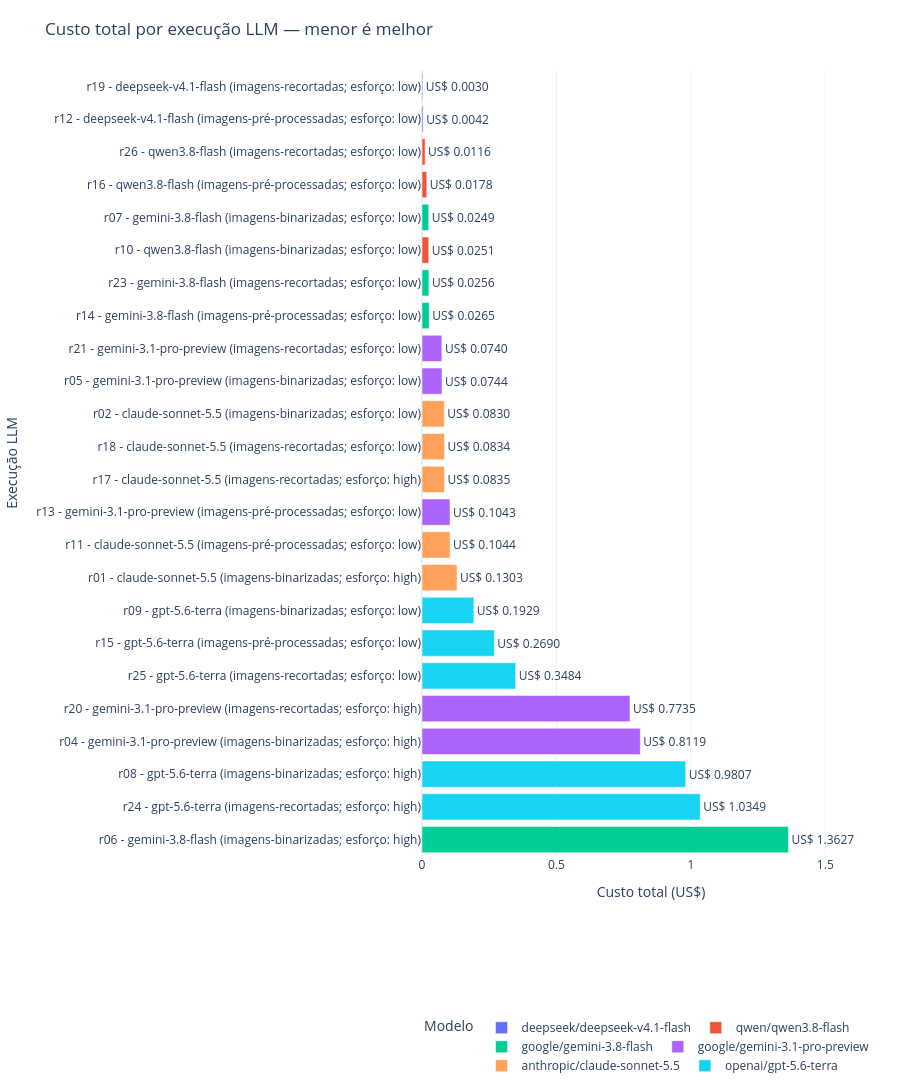

The notebook cell saved with this chart:
### Code cell
dados_custos = df_custos_llm.sort_values(["custo_total_usd", "id_resposta"])
fig_custos_llm = px.bar(
    dados_custos, x="custo_total_usd", y="rotulo_custo", color="modelo", orientation="h",
    text="custo_total_usd", labels=ROTULOS_CUSTOS,
    hover_data={"esforco_raciocinio": True, "entrada": True, "custo_por_imagem_usd": ":.6f", "n_imagens": True, "arquivo_respostas": True},
)
fig_custos_llm.update_traces(texttemplate="US$ %{x:.4f}", textposition="outside", cliponaxis=False)
fig_custos_llm.update_xaxes(range=[0, max(0.01, dados_custos["custo_total_usd"].max() * 1.25)])
fig_custos_llm.update_yaxes(categoryorder="array", categoryarray=dados_custos["rotulo_custo"].tolist())
mostrar_grafico(fig_custos_llm, "Custo total por execução LLM — menor é melhor")

### Figure 1 — Plotly figure (JSON) as saved in the notebook; plotly's stock layout.template omitted (floating-point values rounded to 4 significant figures)
{"data": [{"cliponaxis": false, "customdata": [["low", "imagens-recortadas", 0.000247, 12, "imagens-recortadas-deepseek-v4.1-flash.json"], ["low", "imagens-pré-processadas", 0.0003505, 12, "imagens-pré-processadas-deepseek-v4.1-flash.json"]], "hovertemplate": "Modelo=deepseek/deepseek-v4.1-flash<br>Custo total (US$)=%{text}<br>Execução LLM=%{y}<br>Esforço de raciocínio=%{customdata[0]}<br>Entrada=%{customdata[1]}<br>Custo por imagem (US$)=%{customdata[2]:.6f}<br>Imagens=%{customdata[3]}<br>arquivo_respostas=%{customdata[4]}<extra></extra>", "legendgroup": "deepseek/deepseek-v4.1-flash", "marker": {"color": "#636efa", "pattern": {"shape": ""}}, "name": "deepseek/deepseek-v4.1-flash", "orientation": "h", "showlegend": true, "text": [0.002964, 0.004205], "textposition": "outside", "texttemplate": "US$ %{x:.4f}", "type": "bar", "x": [0.002964, 0.004205], "xaxis": "x", "y": ["r19 - deepseek-v4.1-flash (imagens-recortadas; esforço: low)", "r12 - deepseek-v4.1-flash (imagens-pré-processadas; esforço: low)"], "yaxis": "y"}, {"cliponaxis": false, "customdata": [["low", "imagens-recortadas", 0.0009679, 12, "imagens-recortadas-qwen3.8-flash.json"], ["low", "imagens-pré-processadas", 0.001484, 12, "imagens-pré-processadas-qwen3.8-flash.json"], ["low", "imagens-binarizadas", 0.002089, 12, "imagens-binarizadas-qwen3.8-flash.json"]], "hovertemplate": "Modelo=qwen/qwen3.8-flash<br>Custo total (US$)=%{text}<br>Execução LLM=%{y}<br>Esforço de raciocínio=%{customdata[0]}<br>Entrada=%{customdata[1]}<br>Custo por imagem (US$)=%{customdata[2]:.6f}<br>Imagens=%{customdata[3]}<br>arquivo_respostas=%{customdata[4]}<extra></extra>", "legendgroup": "qwen/qwen3.8-flash", "marker": {"color": "#EF553B", "pattern": {"shape": ""}}, "name": "qwen/qwen3.8-flash", "orientation": "h", "showlegend": true, "text": [0.01161, 0.01781, 0.02507], "textposition": "outside", "texttemplate": "US$ %{x:.4f}", "type": "bar", "x": [0.01161, 0.01781, 0.02507], "xaxis": "x", "y": ["r26 - qwen3.8-flash (imagens-recortadas; esforço: low)", "r16 - qwen3.8-flash (imagens-pré-processadas; esforço: low)", "r10 - qwen3.8-flash (imagens-binarizadas; esforço: low)"], "yaxis": "y"}, {"cliponaxis": false, "customdata": [["low", "imagens-binarizadas", 0.002075, 12, "imagens-binarizadas-gemini-3.8-flash-low.json"], ["low", "imagens-recortadas", 0.002134, 12, "imagens-recortadas-gemini-3.8-flash-low.json"], ["low", "imagens-pré-processadas", 0.002212, 12, "imagens-pré-processadas-gemini-3.8-flash.json"], ["high", "imagens-binarizadas", 0.1136, 12, "imagens-binarizadas-gemini-3.8-flash-high.json"]], "hovertemplate": "Modelo=google/gemini-3.8-flash<br>Custo total (US$)=%{text}<br>Execução LLM=%{y}<br>Esforço de raciocínio=%{customdata[0]}<br>Entrada=%{customdata[1]}<br>Custo por imagem (US$)=%{customdata[2]:.6f}<br>Imagens=%{customdata[3]}<br>arquivo_respostas=%{customdata[4]}<extra></extra>", "legendgroup": "google/gemini-3.8-flash", "marker": {"color": "#00cc96", "pattern": {"shape": ""}}, "name": "google/gemini-3.8-flash", "orientation": "h", "showlegend": true, "text": [0.0249, 0.0256, 0.02655, 1.363], "textposition": "outside", "texttemplate": "US$ %{x:.4f}", "type": "bar", "x": [0.0249, 0.0256, 0.02655, 1.363], "xaxis": "x", "y": ["r07 - gemini-3.8-flash (imagens-binarizadas; esforço: low)", "r23 - gemini-3.8-flash (imagens-recortadas; esforço: low)", "r14 - gemini-3.8-flash (imagens-pré-processadas; esforço: low)", "r06 - gemini-3.8-flash (imagens-binarizadas; esforço: high)"], "yaxis": "y"}, {"cliponaxis": false, "customdata": [["low", "imagens-recortadas", 0.006165, 12, "imagens-recortadas-gemini-3.1-pro-preview-low.json"], ["low", "imagens-binarizadas", 0.006203, 12, "imagens-binarizadas-gemini-3.1-pro-preview-low.json"], ["low", "imagens-pré-processadas", 0.008688, 12, "imagens-pré-processadas-gemini-3.1-pro-preview.json"], ["high", "imagens-recortadas", 0.06446, 12, "imagens-recortadas-gemini-3.1-pro-preview-high.json"], ["high", "imagens-binarizadas", 0.06766, 12, "imagens-binarizadas-gemini-3.1-pro-preview-high.json"]], "hovertemplate": "Modelo=google/gemini-3.1-pro-preview<br>Custo total (US$)=%{text}<br>Execução LLM=%{y}<br>Esforço de raciocínio=%{customdata[0]}<br>Entrada=%{customdata[1]}<br>Custo por imagem (US$)=%{customdata[2]:.6f}<br>Imagens=%{customdata[3]}<br>arquivo_respostas=%{customdata[4]}<extra></extra>", "legendgroup": "google/gemini-3.1-pro-preview", "marker": {"color": "#ab63fa", "pattern": {"shape": ""}}, "name": "google/gemini-3.1-pro-preview", "orientation": "h", "showlegend": true, "text": [0.07398, 0.07444, 0.1043, 0.7735, 0.8119], "textposition": "outside", "texttemplate": "US$ %{x:.4f}", "type": "bar", "x": [0.07398, 0.07444, 0.1043, 0.7735, 0.8119], "xaxis": "x", "y": ["r21 - gemini-3.1-pro-preview (imagens-recortadas; esforço: low)", "r05 - gemini-3.1-pro-preview (imagens-binarizadas; esforço: low)", "r13 - gemini-3.1-pro-preview (imagens-pré-processadas; esforço: low)", "r20 - gemini-3.1-pro-preview (imagens-recortadas; esforço: high)", "r04 - gemini-3.1-pro-preview (imagens-binarizadas; esforço: high)"], "yaxis": "y"}, {"cliponaxis": false, "customdata": [["low", "imagens-binarizadas", 0.006913, 12, "imagens-binarizadas-claude-sonnet-5.5-low.json"], ["low", "imagens-recortadas", 0.006948, 12, "imagens-recortadas-claude-sonnet-5.5-low.json"], ["high", "imagens-recortadas", 0.006955, 12, "imagens-recortadas-claude-sonnet-5.5-high.json"], ["low", "imagens-pré-processadas", 0.008701, 12, "imagens-pré-processadas-claude-sonnet-5.5.json"], ["high", "imagens-binarizadas", 0.01085, 12, "imagens-binarizadas-claude-sonnet-5.5-high.json"]], "hovertemplate": "Modelo=anthropic/claude-sonnet-5.5<br>Custo total (US$)=%{text}<br>Execução LLM=%{y}<br>Esforço de raciocínio=%{customdata[0]}<br>Entrada=%{customdata[1]}<br>Custo por imagem (US$)=%{customdata[2]:.6f}<br>Imagens=%{customdata[3]}<br>arquivo_respostas=%{customdata[4]}<extra></extra>", "legendgroup": "anthropic/claude-sonnet-5.5", "marker": {"color": "#FFA15A", "pattern": {"shape": ""}}, "name": "anthropic/claude-sonnet-5.5", "orientation": "h", "showlegend": true, "text": [0.08295, 0.08337, 0.08346, 0.1044, 0.1303], "textposition": "outside", "texttemplate": "US$ %{x:.4f}", "type": "bar", "x": [0.08295, 0.08337, 0.08346, 0.1044, 0.1303], "xaxis": "x", "y": ["r02 - claude-sonnet-5.5 (imagens-binarizadas; esforço: low)", "r18 - claude-sonnet-5.5 (imagens-recortadas; esforço: low)", "r17 - claude-sonnet-5.5 (imagens-recortadas; esforço: high)", "r11 - claude-sonnet-5.5 (imagens-pré-processadas; esforço: low)", "r01 - claude-sonnet-5.5 (imagens-binarizadas; esforço: high)"], "yaxis": "y"}, {"cliponaxis": false, "customdata": [["low", "imagens-binarizadas", 0.01608, 12, "imagens-binarizadas-gpt-5.6-terra-low.json"], ["low", "imagens-pré-processadas", 0.02242, 12, "imagens-pré-processadas-gpt-5.6-terra.json"], ["low", "imagens-recortadas", 0.02904, 12, "imagens-recortadas-gpt-5.6-terra-low.json"], ["high", "imagens-binarizadas", 0.08173, 12, "imagens-binarizadas-gpt-5.6-terra-high.json"], ["high", "imagens-recortadas", 0.08624, 12, "imagens-recortadas-gpt-5.6-terra-high.json"]], "hovertemplate": "Modelo=openai/gpt-5.6-terra<br>Custo total (US$)=%{text}<br>Execução LLM=%{y}<br>Esforço de raciocínio=%{customdata[0]}<br>Entrada=%{customdata[1]}<br>Custo por imagem (US$)=%{customdata[2]:.6f}<br>Imagens=%{customdata[3]}<br>arquivo_respostas=%{customdata[4]}<extra></extra>", "legendgroup": "openai/gpt-5.6-terra", "marker": {"color": "#19d3f3", "pattern": {"shape": ""}}, "name": "openai/gpt-5.6-terra", "orientation": "h", "showlegend": true, "text": [0.1929, 0.269, 0.3484, 0.9807, 1.035], "textposition": "outside", "texttemplate": "US$ %{x:.4f}", "type": "bar", "x": [0.1929, 0.269, 0.3484, 0.9807, 1.035], "xaxis": "x", "y": ["r09 - gpt-5.6-terra (imagens-binarizadas; esforço: low)", "r15 - gpt-5.6-terra (imagens-pré-processadas; esforço: low)", "r25 - gpt-5.6-terra (imagens-recortadas; esforço: low)", "r08 - gpt-5.6-terra (imagens-binarizadas; esforço: high)", "r24 - gpt-5.6-terra (imagens-recortadas; esforço: high)"], "yaxis": "y"}], "layout": {"barmode": "relative", "font": {"size": 12}, "height": 1810, "legend": {"orientation": "h", "title": {"text": "Modelo"}, "tracegroupgap": 0, "x": 0, "y": -0.2}, "margin": {"b": 60, "l": 20, "r": 20, "t": 70}, "title": {"text": "Custo total por execução LLM — menor é melhor"}, "xaxis": {"anchor": "y", "domain": [0, 1], "range": [0, 1.703], "title": {"text": "Custo total (US$)"}}, "yaxis": {"anchor": "x", "automargin": true, "autorange": "reversed", "categoryarray": ["r19 - deepseek-v4.1-flash (imagens-recortadas; esforço: low)", "r12 - deepseek-v4.1-flash (imagens-pré-processadas; esforço: low)", "r26 - qwen3.8-flash (imagens-recortadas; esforço: low)", "r16 - qwen3.8-flash (imagens-pré-processadas; esforço: low)", "r07 - gemini-3.8-flash (imagens-binarizadas; esforço: low)", "r10 - qwen3.8-flash (imagens-binarizadas; esforço: low)", "r23 - gemini-3.8-flash (imagens-recortadas; esforço: low)", "r14 - gemini-3.8-flash (imagens-pré-processadas; esforço: low)", "r21 - gemini-3.1-pro-preview (imagens-recortadas; esforço: low)", "r05 - gemini-3.1-pro-preview (imagens-binarizadas; esforço: low)", "r02 - claude-sonnet-5.5 (imagens-binarizadas; esforço: low)", "r18 - claude-sonnet-5.5 (imagens-recortadas; esforço: low)", "r17 - claude-sonnet-5.5 (imagens-recortadas; esforço: high)", "r13 - gemini-3.1-pro-preview (imagens-pré-processadas; esforço: low)", "r11 - claude-sonnet-5.5 (imagens-pré-processadas; esforço: low)", "r01 - claude-sonnet-5.5 (imagens-binarizadas; esforço: high)", "r09 - gpt-5.6-terra (imagens-binarizadas; esforço: low)", "r15 - gpt-5.6-terra (imagens-pré-processadas; esforço: low)", "r25 - gpt-5.6-terra (imagens-recortadas; esforço: low)", "r20 - gemini-3.1-pro-preview (imagens-recortadas; esforço: high)", "r04 - gemini-3.1-pro-preview (imagens-binarizadas; esforço: high)", "r08 - gpt-5.6-terra (imagens-binarizadas; esforço: high)", "r24 - gpt-5.6-terra (imagens-recortadas; esforço: high)", "r06 - gemini-3.8-flash (imagens-binarizadas; esforço: high)"], "categoryorder": "array", "domain": [0, 1], "title": {"text": "Execução LLM"}}}}
